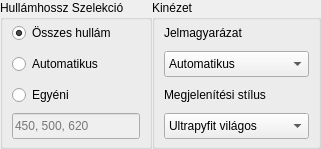
          <widget class="QWidget" name="pageTracesOptions">
           <layout class="QHBoxLayout" name="horizontalLayout_8">
            <property name="spacing">
             <number>0</number>
            </property>
            <property name="leftMargin">
             <number>0</number>
            </property>
            <property name="topMargin">
             <number>0</number>
            </property>
            <property name="rightMargin">
             <number>0</number>
            </property>
            <property name="bottomMargin">
             <number>0</number>
            </property>
            <item>
             <widget class="QGroupBox" name="grpWavelengthSelectionTrace">
              <property name="minimumSize">
               <size>
                <width>0</width>
                <height>149</height>
               </size>
              </property>
              <property name="maximumSize">
               <size>
                <width>16777215</width>
                <height>149</height>
               </size>
              </property>
              <property name="title">
               <string>Hullámhossz Szelekció</string>
              </property>
              <layout class="QVBoxLayout" name="verticalLayout_5">
               <property name="topMargin">
                <number>0</number>
               </property>
               <property name="bottomMargin">
                <number>9</number>
               </property>
               <item>
                <widget class="QRadioButton" name="rbAllTrace">
                 <property name="sizePolicy">
                  <sizepolicy hsizetype="Fixed" vsizetype="Fixed">
                   <horstretch>0</horstretch>
                   <verstretch>0</verstretch>
                  </sizepolicy>
                 </property>
                 <property name="minimumSize">
                  <size>
                   <width>111</width>
                   <height>26</height>
                  </size>
                 </property>
                 <property name="maximumSize">
                  <size>
                   <width>111</width>
                   <height>26</height>
                  </size>
                 </property>
                 <property name="text">
                  <string>Összes hullám</string>
                 </property>
                 <property name="checked">
                  <bool>true</bool>
                 </property>
                </widget>
               </item>
               <item>
                <widget class="QRadioButton" name="rbAutomaticTrace">
                 <property name="sizePolicy">
                  <sizepolicy hsizetype="Fixed" vsizetype="Fixed">
                   <horstretch>0</horstretch>
                   <verstretch>0</verstretch>
                  </sizepolicy>
                 </property>
                 <property name="minimumSize">
                  <size>
                   <width>111</width>
                   <height>26</height>
                  </size>
                 </property>
                 <property name="maximumSize">
                  <size>
                   <width>111</width>
                   <height>26</height>
                  </size>
                 </property>
                 <property name="text">
                  <string>Automatikus</string>
                 </property>
                 <property name="checked">
                  <bool>false</bool>
                 </property>
                </widget>
               </item>
               <item>
                <widget class="QRadioButton" name="rbCustomTrace">
                 <property name="sizePolicy">
                  <sizepolicy hsizetype="Fixed" vsizetype="Fixed">
                   <horstretch>0</horstretch>
                   <verstretch>0</verstretch>
                  </sizepolicy>
                 </property>
                 <property name="minimumSize">
                  <size>
                   <width>111</width>
                   <height>26</height>
                  </size>
                 </property>
                 <property name="maximumSize">
                  <size>
                   <width>111</width>
                   <height>26</height>
                  </size>
                 </property>
                 <property name="text">
                  <string>Egyéni</string>
                 </property>
                </widget>
               </item>
               <item>
                <widget class="QLineEdit" name="leCustomWavelengthTrace">
                 <property name="enabled">
                  <bool>false</bool>
                 </property>
                 <property name="minimumSize">
                  <size>
                   <width>0</width>
                   <height>26</height>
                  </size>
                 </property>
                 <property name="maximumSize">
                  <size>
                   <width>16777215</width>
                   <height>26</height>
                  </size>
                 </property>
                 <property name="placeholderText">
                  <string>450, 500, 620</string>
                 </property>
                </widget>
               </item>
              </layout>
             </widget>
            </item>
            <item>
             <widget class="QGroupBox" name="grpStyleTrace">
              <property name="minimumSize">
               <size>
                <width>0</width>
                <height>149</height>
               </size>
              </property>
              <property name="maximumSize">
               <size>
                <width>16777215</width>
                <height>149</height>
               </size>
              </property>
              <property name="title">
               <string>Kinézet</string>
              </property>
              <layout class="QVBoxLayout" name="verticalLayout_6">
               <property name="leftMargin">
                <number>9</number>
               </property>
               <property name="topMargin">
                <number>0</number>
               </property>
               <property name="rightMargin">
                <number>9</number>
               </property>
               <item>
                <widget class="QLabel" name="lblLegendTrace">
                 <property name="sizePolicy">
                  <sizepolicy hsizetype="Fixed" vsizetype="Fixed">
                   <horstretch>0</horstretch>
                   <verstretch>0</verstretch>
                  </sizepolicy>
                 </property>
                 <property name="minimumSize">
                  <size>
                   <width>111</width>
                   <height>26</height>
                  </size>
                 </property>
                 <property name="maximumSize">
                  <size>
                   <width>111</width>
                   <height>26</height>
                  </size>
                 </property>
                 <property name="text">
                  <string>Jelmagyarázat</string>
                 </property>
                </widget>
               </item>
               <item>
                <widget class="QComboBox" name="cbLegendTrace">
                 <property name="sizePolicy">
                  <sizepolicy hsizetype="Expanding" vsizetype="Fixed">
                   <horstretch>0</horstretch>
                   <verstretch>0</verstretch>
                  </sizepolicy>
                 </property>
                 <property name="minimumSize">
                  <size>
                   <width>0</width>
                   <height>26</height>
                  </size>
                 </property>
                 <property name="maximumSize">
                  <size>
                   <width>16777215</width>
                   <height>26</height>
                  </size>
                 </property>
                 <item>
                  <property name="text">
                   <string>Automatikus</string>
                  </property>
                 </item>
                 <item>
                  <property name="text">
                   <string>Mindig látható</string>
                  </property>
                 </item>
                 <item>
                  <property name="text">
                   <string>Elrejtve</string>
                  </property>
                 </item>
                </widget>
               </item>
               <item>
                <widget class="QLabel" name="lblStyleTrace">
                 <property name="sizePolicy">
                  <sizepolicy hsizetype="Fixed" vsizetype="Fixed">
                   <horstretch>0</horstretch>
                   <verstretch>0</verstretch>
                  </sizepolicy>
                 </property>
                 <property name="minimumSize">
                  <size>
                   <width>111</width>
                   <height>26</height>
                  </size>
                 </property>
                 <property name="maximumSize">
                  <size>
                   <width>111</width>
                   <height>26</height>
                  </size>
                 </property>
                 <property name="text">
                  <string>Megjelenítési stílus</string>
                 </property>
                </widget>
               </item>
               <item>
                <widget class="QComboBox" name="cbStyleTrace">
                 <property name="sizePolicy">
                  <sizepolicy hsizetype="Expanding" vsizetype="Fixed">
                   <horstretch>0</horstretch>
                   <verstretch>0</verstretch>
                  </sizepolicy>
                 </property>
                 <property name="minimumSize">
                  <size>
                   <width>0</width>
                   <height>26</height>
                  </size>
                 </property>
                 <property name="maximumSize">
                  <size>
                   <width>16777215</width>
                   <height>26</height>
                  </size>
                 </property>
                 <item>
                  <property name="text">
                   <string>Ultrapyfit világos</string>
                  </property>
                 </item>
                 <item>
                  <property name="text">
                   <string>Ultrapyfit sötét</string>
                  </property>
                 </item>
                 <item>
                  <property name="text">
                   <string>Alapértelmezett</string>
                  </property>
                 </item>
                 <item>
                  <property name="text">
                   <string>Seaborn világos rács</string>
                  </property>
                 </item>
                 <item>
                  <property name="text">
                   <string>Seaborn sötét rács</string>
                  </property>
                 </item>
                 <item>
                  <property name="text">
                   <string>Sötét háttér</string>
                  </property>
                 </item>
                 <item>
                  <property name="text">
                   <string>ggplot</string>
                  </property>
                 </item>
                </widget>
               </item>
              </layout>
             </widget>
            </item>
           </layout>
          </widget>
